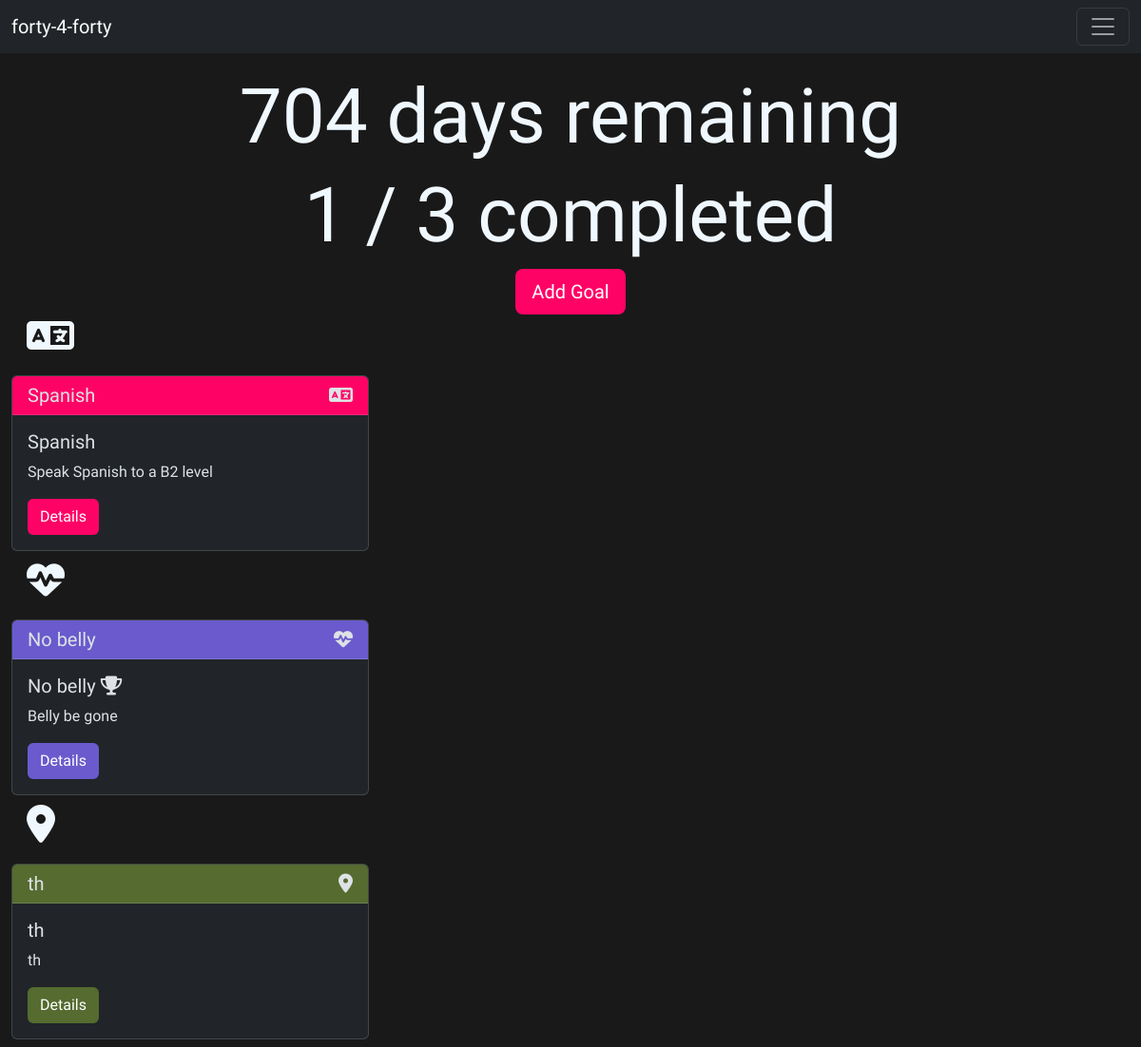
The page / on the database its author committed.
### home/models.py (models this page shows, shortened)
class Goal(models.Model):
    music = 'music'
    food = 'hamburger'
    drink = 'martini-glass-citrus'
    coding = 'computer'
    health = 'heart-pulse'
    other = 'otter'
    languages = 'language'
    travel='location-dot'
    forty='list-ol'
    admin='briefcase'
    arts='palette'
    categories=[
        (music,'Music'),
        (food,'Food'),
        (drink,'Drink'),
        (coding,'Coding'),
        (health,'Health and Fitness'),
        (other,'Other'),
        (languages,'Languages'),
        (travel,'Travel'),
        (forty,'Forty Day Challenges'),
        (admin,'Admin'),
        (arts,'Creativity'),
    ]
    title = models.CharField(max_length=200)
    description = models.TextField()
    categories = models.CharField(max_length=50, choices=categories, default='Other')
    completed = models.BooleanField(default=False)

### home/views.py (the view)
# urls.py: 2. Add a URL to urlpatterns:  path('', views.home, name='home')
def home(request, category=None):
    goals=Goal.objects.all()
    categories_queryset = Goal.objects.values_list('categories', flat=True).distinct()
    category_list=list(categories_queryset)
    categories_colors = {
        'language':'--owl-pink',
        'otter':'--midnight-blue',
        'music':'--charcoal-gray' ,
        'hamburger':'--burgundy',
        'martini-glass-citrus':'--forest-green',
        'computer':'--plum',
        'heart-pulse':'--slate-blue',
        'location-dot':'--olive-green',
        'briefcase':'--deep-indigo',
        'palette':'--steel-gray',
        'list-ol':'--aubergine'
    }
    goal_total= len(goals)
    goals_completed_total=len( Goal.objects.filter(completed=True))
    goals_by_category = {categories: Goal.objects.filter(categories=categories) for categories in category_list}
    context = {
        'category_list': category_list,
        'goals_by_category': goals_by_category,
        'categories_colors': categories_colors,
        'goals_total':goal_total,
        'goals_completed_total':goals_completed_total
    }
    return render(request,'home/index.html', context)

### home/templates/home/index.html
{% extends "base.html" %}
{% load static %}
{% block content %}
<div class="container-fluid">
  <div class="row">
    <h1 class='text-center timer' id="countdown">??? days remaining</h1>
    <h1 class='timer text-center '> {{goals_completed_total}} / {{goals_total}} completed</h1>
  </div>
  <div class="row justify-content-center">
    <div class="col-auto">
      <a href="{% url "add_goal" %}" class="btn btn-lg btn-custom ">Add Goal</a>
    </div>
  </div>
  {% for category, goals in goals_by_category.items %}
    <div class="row">
      <h1 class="category-header mx-3"><span class="icon-span"><i class="fa-solid fa-{{ category }}"></i></span></h1>
    </div>
    <div class="row">
      {% for goal in goals %}
      {% for key, value in categories_colors.items %}
        {% if key == category %}
        <div class="col-md-4 my-2">
          <div class="card" data-bs-theme="dark">
            <h5 style="background-color: var({{value }})"class="card-header d-flex justify-content-between align-items-center">
              {{ goal.title }}
              <span class="icon-span"><i class="fa-solid fa-{{ goal.categories }}"></i></span>
            </h5>
            <div class="card-body">
              <h5 class="card-title">{{ goal.title }}
                {% if goal.completed == True %}
                <span class="icon-span"><i class="fa-solid fa-trophy"></i></span>
                {% endif %}</h5>
              <p class="card-text">{{ goal.description }}</p>
              <a href="{% url 'details' goal.id  %}" style="background-color: var({{value }})" class="btn btn-custom ">Details</a>
            </div>
          </div>
        </div>
        {% endif %}
      {% endfor %}
      {% endfor %}
    </div>
  {% endfor %}
</div>
{% endblock content %}

### templates/base.html (shortened to what this page needs)
{% load static %}
<!DOCTYPE html>
<html lang="en">
<head>
<link rel="stylesheet" href="https://cdnjs.cloudflare.com/ajax/libs/font-awesome/6.5.1/css/all.min.css" />
<link href="https://cdn.jsdelivr.net/npm/bootstrap@5.3.2/dist/css/bootstrap.min.css" rel="stylesheet">
    <link rel="stylesheet" href="{% static 'css/base.css' %}">
</head>
<body>
  <nav class="navbar navbar-dark bg-dark fixed-top">
    <div class="container-fluid">
      <a class="navbar-brand" href="{% url "home" %}">forty-4-forty</a>
      <button class="navbar-toggler" type="button" data-bs-toggle="offcanvas" data-bs-target="#offcanvasDarkNavbar" aria-controls="offcanvasDarkNavbar" aria-label="Toggle navigation">
        <span class="navbar-toggler-icon"></span>
      </button>
    </div>
  </nav>
    {% block content %}{% endblock %}
</body>
</html>

### static/css/base.css (style rules this page uses)
:root { --charcoal-gray: #b6b6b6; --charcoal-gray-hover: #959595; --charcoal-gray-active: #737373; --midnight-blue: #0553a2; --midnight-blue-hover: #033a6f; --midnight-blue-active: #02264b; --burgundy: #800000; --burgundy-hover: #660000; --burgundy-active: #4c0000; --forest-green: #228B22; --forest-green-hover: #1a6f17; --forest-green-active: #144c11; --plum: #8E4585; --plum-hover: #6f3568; --plum-active: #582b54; --owl-pink: #FF0266; --owl-pink-hover: #e50059; --owl-pink-active: #cc004c; --aubergine: #481D24; --aubergine-hover: #3c1720; --aubergine-active: #31141c; --slate-blue: #6A5ACD; --slate-blue-hover: #554692; --slate-blue-active: #443a73; --olive-green: #556B2F; --olive-green-hover: #445823; --olive-green-active: #36471c; --deep-indigo: #3F3D4B; --deep-indigo-hover: #302F3A; --deep-indigo-active: #24232C; --steel-gray: #666666; --steel-gray-hover: #555555; --steel-gray-active: #444444; }
body { font-family: 'Chakra Petch', sans-serif; background-color: #191919; padding-top: 75px; color: aliceblue; }
.timer { color: aliceblue; font-size: 5rem; }
.btn-custom { background-color: var(--owl-pink); color: white; }

### rows shown on the page
Goal: title "Spanish", title "Spanish", description "Speak Spanish to a B2 level"
Goal: title "No belly", title "No belly", completed True (drawn), description "Belly be gone"
Goal: title "th", title "th", description "th"

### other values the page prints
{{ goals_completed_total }} "1"
{{ goals_total }} "3"
